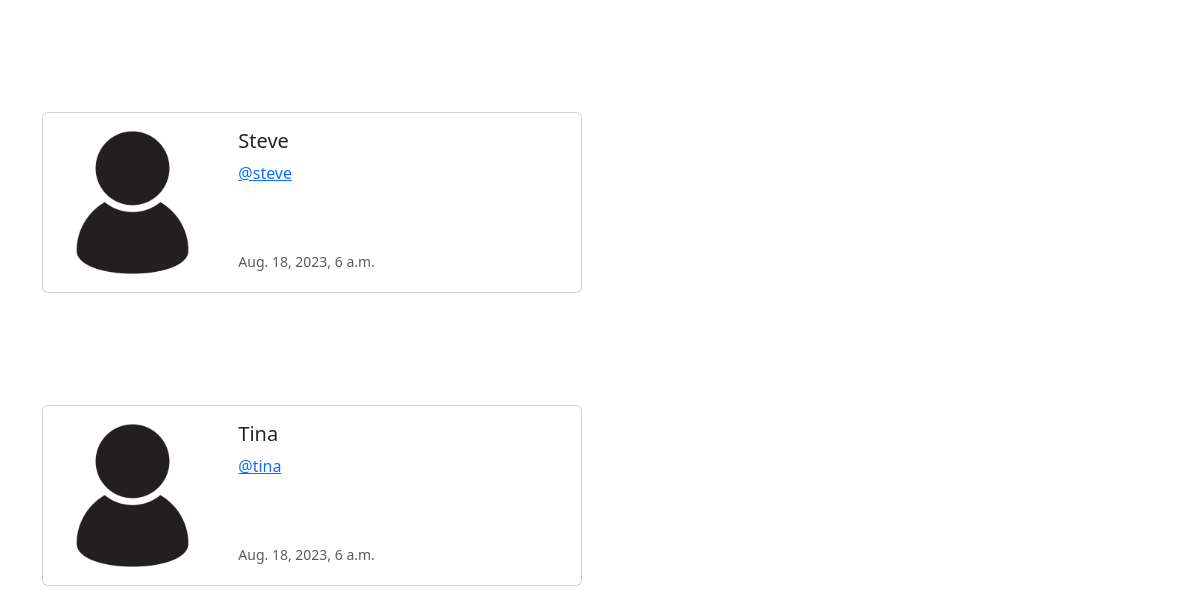
Before: /profile_list/ (signed in, lower part) with the older database file.
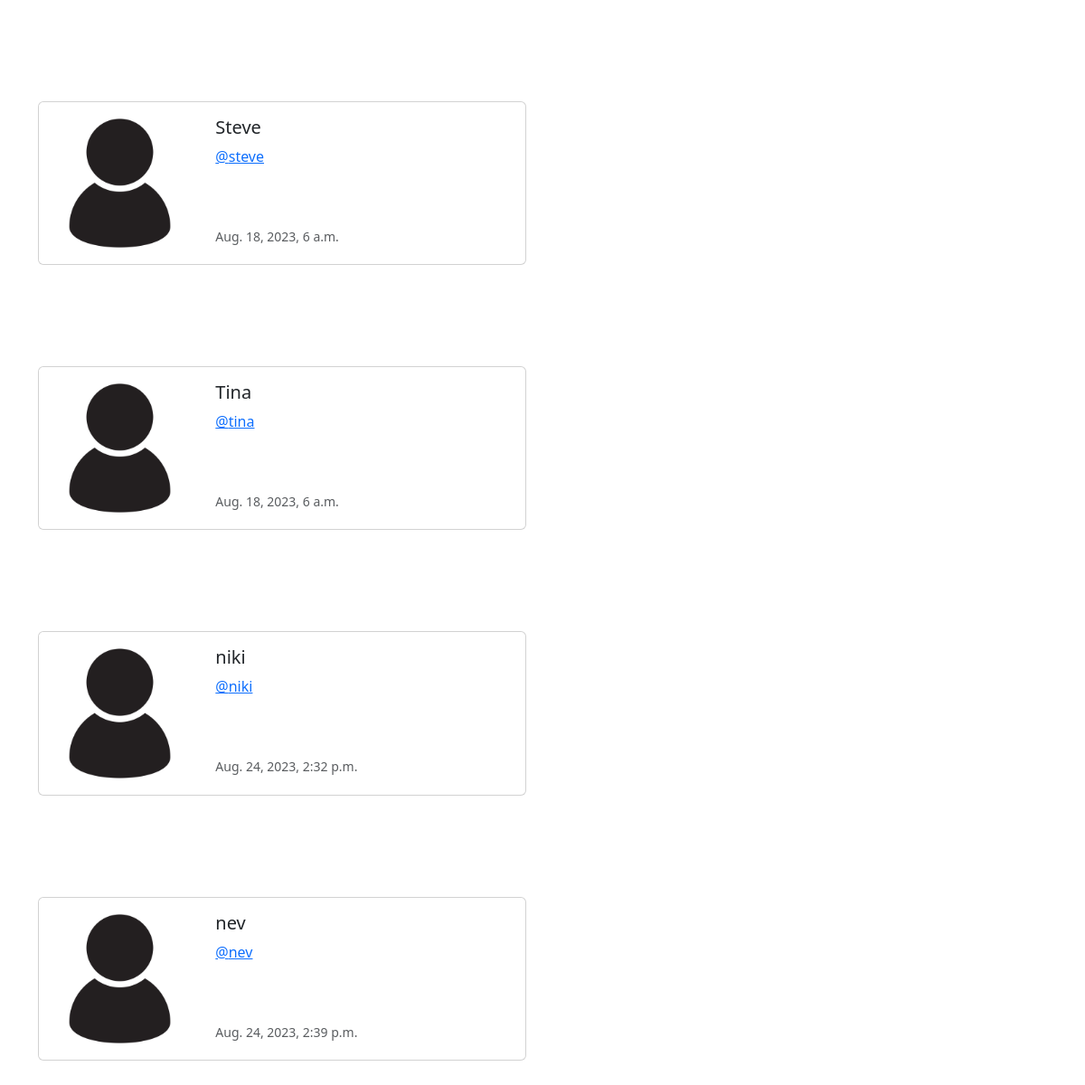
After: the same page with the newer database file.
### musker/models.py (models this page shows, shortened)
class Profile(models.Model):
    user = models.OneToOneField(User, on_delete=models.CASCADE)
    follows = models.ManyToManyField("self",
                                     related_name="followed_by",
                                     symmetrical=False, #I can follow you, you dont have to follow me, vise versa
                                     blank=True)
    date_modified = models.DateTimeField(User, auto_now=True)
    profile_image = models.ImageField(null=True, blank=True, upload_to="images/")

### musker/views.py (the view)
# urls.py: path('profile_list/', views.profile_list, name='profile_list'),
def profile_list(request):
    if request.user.is_authenticated:
        profiles = Profile.objects.exclude(user=request.user) # exclusing the current logged in user
        return render(request, 'profile_list.html', {"profiles" : profiles})
    else:
        messages.success(request, ("You Must Be Logged In!"))
        return redirect('home')

### musker/templates/profile_list.html (shortened to what this page needs)
{% extends 'base.html' %}
{% load static %}
{% block content %}
 <br/>
    {% if profiles %}
        {% for profile in profiles %}
        <div class="card mb-3" style="max-width: 540px;">
            <div class="row g-0">
              <div class="col-md-4">
                {% if profile.profile_image %}
                  <img src="{{  profile.profile_image.url }}" width = 200 height200 class="img-fluid rounded-start" alt="{{ profile.user.username }}">
                {% else %}
                  <img src="{% static 'images/profile_icon.jpg' %}" width = 200 height200 class="img-fluid rounded-start" alt="...">
                {% endif %}
              </div>
              <div class="col-md-8">
                <div class="card-body">
                  <h5 class="card-title">{{ profile.user.username }}</h5>
                  <p class="card-text"> <a href="{% url 'profile' profile.user.id %}"> @{{ profile.user.username|lower }}</a></p> <br> <br>
                  <p class="card-text"><small class="text-body-secondary">{{ profile.date_modified }}</small></p>
                </div>
              </div>
            </div>
          </div>
          <br><br>
            <br/><br/>
        {% endfor %}
    {% endif %}
{% endblock content %}

### musker/templates/base.html (shortened to what this page needs)
<!DOCTYPE html>
<html lang="en">
<head>
    <link rel="stylesheet" href="https://cdnjs.cloudflare.com/ajax/libs/font-awesome/4.7.0/css/font-awesome.min.css">
    <link href="https://cdn.jsdelivr.net/npm/bootstrap@5.3.1/dist/css/bootstrap.min.css" rel="stylesheet">
</head>
<body>
    <br>
    <div class="container">
    {% block content %}
    {% endblock content %}
    </div>
</body>
</html>

Changed rows visible on the page:
added Profile: user.username "niki", date_modified "Aug. 24, 2023, 2:32 p.m."
added Profile: user.username "nev", date_modified "Aug. 24, 2023, 2:39 p.m."
